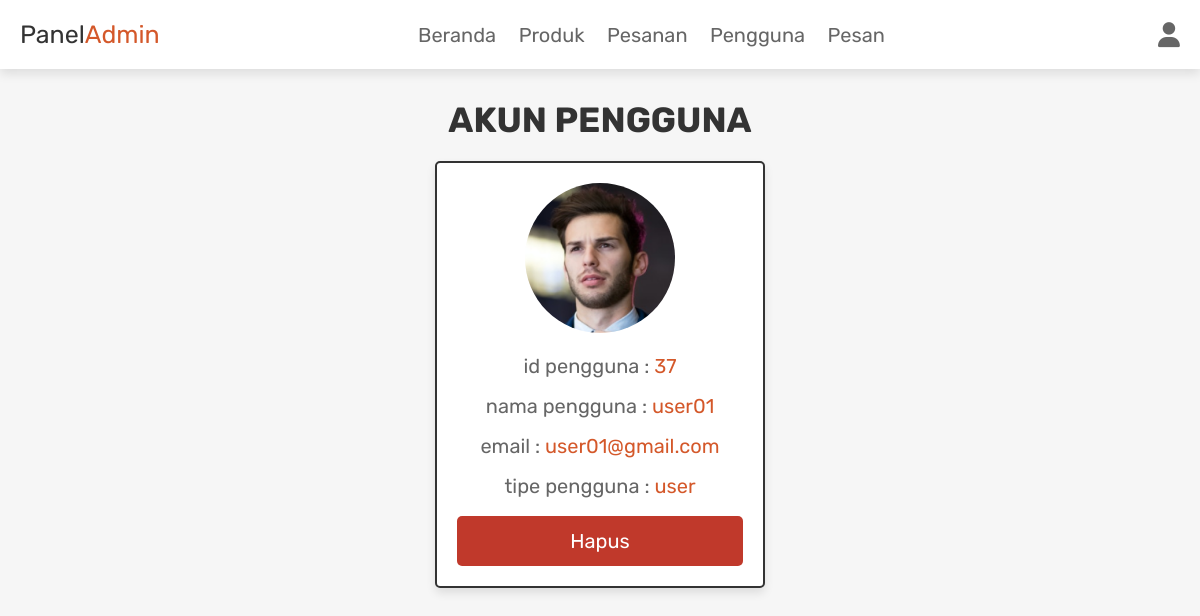
/admin_users.php (signed in), run on the app's committed database.
### tables this page shows
CREATE TABLE `users` (
  `id` int(100) NOT NULL,
  `name` varchar(100) NOT NULL,
  `email` varchar(100) NOT NULL,
  `password` varchar(100) NOT NULL,
  `user_type` varchar(20) NOT NULL DEFAULT 'user',
  `image` varchar(100) NOT NULL
);

### admin_users.php (the view, shortened to what this page needs)
<?php
@include 'config.php';
$admin_id = $_SESSION['admin_id'];
?>
<!DOCTYPE html>
<html lang="en">
<head>
   <link rel="stylesheet" href="https://cdnjs.cloudflare.com/ajax/libs/font-awesome/6.1.1/css/all.min.css">
   <link rel="stylesheet" href="css/admin_style.css">
</head>
<body>
<?php include 'admin_header.php'; ?>
<section class="user-accounts">
   <h1 class="title">akun pengguna</h1>
   <div class="box-container">
      <?php
         $select_users = $conn->prepare("SELECT * FROM `users`");
         $select_users->execute();
         while($fetch_users = $select_users->fetch(PDO::FETCH_ASSOC)){
      ?>
      <div class="box" style="<?php if($fetch_users['id'] == $admin_id){ echo 'display:none'; }; ?>">
         <img src="uploaded_img/<?= $fetch_users['image']; ?>" alt="">
         <p> id pengguna : <span><?= $fetch_users['id']; ?></span></p>
         <p> nama pengguna : <span><?= $fetch_users['name']; ?></span></p>
         <p> email : <span><?= $fetch_users['email']; ?></span></p>
         <p> tipe pengguna : <span style=" color:<?php if($fetch_users['user_type'] == 'admin'){ echo 'orange'; }; ?>"><?= $fetch_users['user_type']; ?></span></p>
         <a href="admin_users.php?delete=<?= $fetch_users['id']; ?>" onclick="return confirm('hapus pengguna ini?');" class="delete-btn">hapus</a>
      </div>
      <?php
      }
      ?>
   </div>
</section>
</body>
</html>

### css/admin_style.css (style rules this page uses)
.user-accounts .box-container { display: grid; grid-template-columns: repeat(auto-fit, 33rem); gap:1.5rem; align-items: flex-start; justify-content:center; }
.user-accounts .box-container .box { border:var(--border); box-shadow: var(--box-shadow); background-color: var(--white); border-radius: .5rem; padding:2rem; text-align: center; }
.user-accounts .box-container .box img { height: 15rem; width: 15rem; border-radius: 50%; object-fit: cover; margin-bottom: 1rem; }
.user-accounts .box-container .box p { line-height: 1.5; padding:.5rem 0; font-size: 2rem; color:var(--light-color); }
.user-accounts .box-container .box p span { color:#d4582a; }

### css/components.css (style rules this page uses)
:root { --darkorange:#d4582a; --lightorange:#e67e22; --red:#c0392b; --black:#333; --light-color:#666; --white:#fff; --light-bg:#f6f6f6; --border:.2rem solid var(--black); --box-shadow:0 .5rem 1rem rgba(0,0,0,.1); }
* { font-family: 'Rubik', sans-serif; margin:0; padding:0; box-sizing: border-box; outline: none; border:none; text-decoration: none; color:var(--black); }
body { background-color: var(--light-bg); }
html { font-size: 62.5%; overflow-x: hidden; scroll-behavior: smooth; scroll-padding-top: 6.5rem; }
section { padding:3rem 2rem; max-width: 1200px; margin:0 auto; }
.btn, .delete-btn, .option-btn { display: block; width: 100%; margin-top: 1rem; border-radius: .5rem; color:var(--white); font-size: 2rem; padding:1.3rem 3rem; text-transform: capitalize; cursor: pointer; text-align: center; }
.delete-btn { background-color: var(--red); }
.title { text-align: center; margin-bottom: 2rem; text-transform: uppercase; color:var(--black); font-size: 3.5rem; }

### data on the page
users: image (picture), id "37", name "user01", email "user01@gmail.com", user_type "user"
